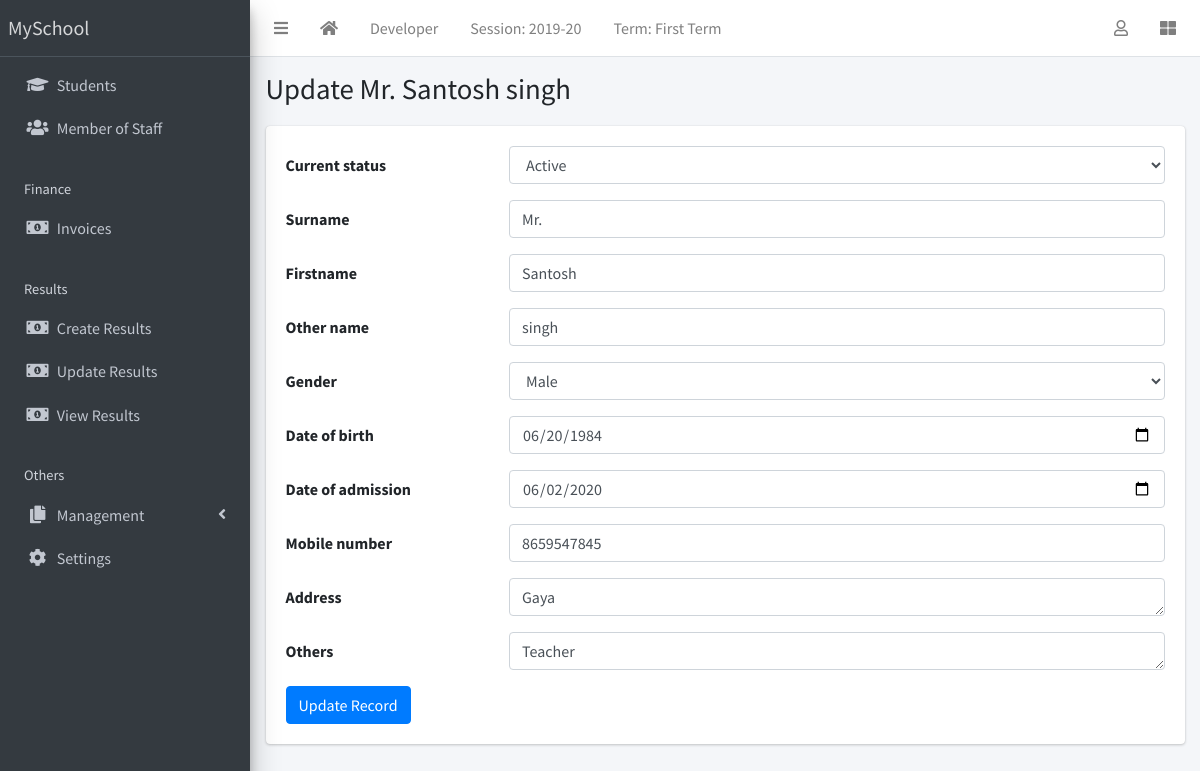
Screenshot of /staff/1/update/ with the database file from the repository.
### corecode/models.py (models this page shows, shortened)
class AcademicSession(models.Model):
    name = models.CharField(max_length=200,unique=True)
    current = models.BooleanField()
    class Meta:
        ordering = ['-name']

class AcademicTerm(models.Model):
    name = models.CharField(max_length=20,unique=True)
    current = models.BooleanField()
    class Meta:
        ordering = ['name']

### staffs/models.py (models this page shows, shortened)
class Staff(models.Model):
    STATUS = [
        ('active','Active'),
        ('inactive','Inactive')
    ]
    GENDER = [
        ('male','Male'),
        ('female','Female')
    ]
    current_status = models.CharField(max_length=10,choices=STATUS,default='active')
    surname = models.CharField(max_length=200)
    firstname = models.CharField(max_length=200)
    other_name = models.CharField(max_length=200)
    gender = models.CharField(max_length=10,choices=GENDER,default='male')
    date_of_birth = models.DateField(default=timezone.now)
    date_of_admission =models.DateField(default=timezone.now)
    mobile_number = models.CharField(max_length=15,blank=True)
    address = models.TextField(blank=True)
    others = models.TextField(blank=True)
    def __str__(self):
        return f'{self.surname} {self.firstname} {self.other_name}'

### staffs/views.py (the view)
# urls.py: path('<int:pk>/update/',StaffUpdateView.as_view(),name='staff-update'),
class StaffUpdateView(SuccessMessageMixin, UpdateView):
    model = Staff
    fields = '__all__'
    success_message = 'Record successfully Updated'
    def get_form(self):
        form = super(StaffUpdateView,self).get_form()
        form.fields['date_of_birth'].widget = widgets.DateInput(attrs={'type':'date'})
        form.fields['date_of_admission'].widget = widgets.DateInput(attrs={'type':'date'})
        form.fields['address'].widget =widgets.Textarea(attrs={'rows':1})
        form.fields['others'].widget = widgets.Textarea(attrs={'rows':1})
        return form

### corecode/context_processors.py (called while the page is built)
def site_defaults(request):
    current_session = AcademicSession.objects.get(current=True)
    current_term = AcademicTerm.objects.get(current=True)
    vals = SiteConfig.objects.all()
    contexts ={
        'current_session':current_session.name,
        'current_term':current_term.name
    }
    for val in vals:
        contexts[val.key] = val.value
    return contexts

### staffs/templates/staffs/staff_form.html (shortened to what this page needs)
{% extends 'corecode/base.html' %}
{% block title %}
  {% if object %}
    Update {{ object }}
  {% else %}
    Add New Staff
  {% endif %}
{% endblock title %}
{% block content %}
  <form  method="post">
    {% include 'corecode/form_snippet.html' %}
    {% if object %}
      <input type="submit" class="btn btn-primary" value="Update Record">
    {% else %}
      <input type="submit" class="btn btn-primary" value="Add New Staff">
    {% endif %}
  </form>
{% endblock content %}

### corecode/templates/corecode/base.html (shortened to what this page needs)
{% load static %}
<!DOCTYPE html>
<html lang="en" dir="ltr">
  <head>
    <link href="https://stackpath.bootstrapcdn.com/bootstrap/4.5.0/css/bootstrap.min.css" rel="stylesheet">
    <link rel="stylesheet" href="{% static 'plugins/fontawesome-free/css/all.min.css' %}">
<link rel="stylesheet" href="{% static 'plugins/toastr/toastr.min.css' %}">
<link rel="stylesheet"
  href="{% static 'plugins/overlayScrollbars/css/OverlayScrollbars.min.css' %}">
<link rel="stylesheet" href="{% static 'plugins/DataTables/datatables.min.css' %}" />
<link rel="stylesheet" href="{% static 'dist/css/adminlte.min.css' %}">
  </head>
  <body class="hold-transition sidebar-mini layout-fixed layout-navbar-fixed layout-footer-fixed">
      <div class="wrapper">
        <nav class="main-header navbar navbar-expand navbar-white navbar-light">
          <ul class="navbar-nav">
            <li class="nav-item">
              <a class="nav-link" href="#" data-widget="pushmenu" role="button"><i class="fas fa-bars"></i></a>
            </li>
            <li class="nav-item d-none d-sm-inline-block">
              <a href="{% url 'home' %}" class="nav-link"><i class="fa fa-home"></i></a>
            </li>
            <li class="nav-item d-none d-sm-inline-block">
              <a href="{% url 'developer' %}" class="nav-link">Developer</a>
            </li>
            <li class="nav-item d-none d-sm-inline-block">
              <a href="{% url 'current-session'%}" class="nav-link">Session: {{current_session}}</a>
            </li>
            <li class="nav-item d-none d-sm-inline-block">
              <a href="{% url 'current-session' %}" class="nav-link">Term: {{current_term}}</a>
            </li>
          </ul>
          <ul class="navbar-nav ml-auto">
            <li class="nav-item dropdown">
              <a href="#" class="nav-link" data-toggle="dropdown">
                <i class="far fa-user"></i>
              </a>
            </li>
            <li class="nav-item">
              <a href="#" class="nav-link" data-widget="control-sidebar" data-side="true"
              role="button"><i class="fas fa-th-large"></i></a>
            </li>
          </ul>
        </nav>
        <aside class="main-sidebar sidebar-dark-primary elevation-4">
          <a href="#" class="brand-link">{{ school_name | default:"MySchool"}}</a>
          <div class="sidebar">
            <nav class="mt-2">
              <ul class="nav nav-pills nav-sidebar flex-column" data-widget="treeview" role="menu" data-accordion="false">
                <li class="nav-item">
                  <a href="{% url 'student-list' %}" class="nav-link">
                    <i class="nav-icon fas fa-graduation-cap"></i>
                    <p>Students</p>
                    </a>
                </li>
                <li class="nav-item">
                  <a href="{% url 'staff-list' %}" class="nav-link">
                    <i class="nav-icon fas fa-users"></i>
                    <p>Member of Staff</p>
                    </a>
                </li>
                <li class="nav-header">Finance</li>
                  <li class="nav-item">
                    <a href="{% url 'invoice-list' %}" class="nav-link">
                      <i class="nav-icon fas fa-money-bill-alt"></i>
                      <p>Invoices</p>
                      </a>
                  </li>
                  <li class="nav-header">Results</li>
                    <li class="nav-item">
                      <a href="{% url 'create-result' %}" class="nav-link">
                        <i class="nav-icon fas fa-money-bill-alt"></i>
                        <p>Create Results</p>
                        </a>
                    </li>
                    <li class="nav-item">
                      <a href="{% url 'edit-results' %}" class="nav-link">
                        <i class="nav-icon fas fa-money-bill-alt"></i>
                        <p>Update Results</p>
                        </a>
                    </li>
                    <li class="nav-item">
                      <a href="{% url 'view-results' %}" class="nav-link">
                        <i class="nav-icon fas fa-money-bill-alt"></i>
                        <p>View Results</p>
                        </a>
                    </li>
                    <li class="nav-header">Others</li>
                      <li class="nav-item has-treeview">
                        <a href="#" class="nav-link">
                          <i class="nav-icon fas fa-copy"></i>
                          <p>Management</p>
                          <i class="fas fa-angle-left right"></i>
                          </a>
                      </li>
                      <li class="nav-item">
                        <a href="{% url 'configs' %}" class="nav-link">
                          <i class="nav-icon fas fa-cog"></i>
                          <p>
                            Settings
                          </p>
                        </a>
                      </li>
                    </ul>
                  </nav>
                </div>
              </aside>
                <div class="content-wrapper">
                  <section class="content-header">
                    <div class="container-fluid">
                      <div class="row mb-1">
                        <div class="col-sm-8">
                          <h1>{% block title %}{% endblock title %}</h1>
                        </div>
                        <div class="col-sm-4">
                        </div>
                      </div>
                    </div>
                  </section>
                  <section class="content">
                    <div class="container-fluid">
                      <div class="row">
                        <div class="col-md-12">
                          {% block fullcard %}
                          <div class="card">
                            <div class="card-body">
                              <div class="row">
                                <div class="col">
                                  {% block content %}
                                  {% endblock content %}
                                </div>
                              </div>
                            </div>
                          </div>
                          {% endblock fullcard %}
                        </div>
                      </div>
                    </div>
                  </section>
                </div>
              </div>
            </body>
            </html>

### corecode/templates/corecode/form_snippet.html (shortened to what this page needs)
{% load widget_tweaks %}
{% for field in form %}
  <div class="form-group row">
    <label for="{{field.auto_id}}" class="col-sm-3 col-form-label">
    {{ field.label }}
    </label>
    <div class="col-sm-9">
      {{ field | add_class:"form-control"}}
    </div>
  </div>
{% endfor %}

### rows the page displays
AcademicSession: name "2019-20"
AcademicTerm: name "First Term"
Staff: surname+firstname+other_name "Mr. Santosh singh", current_status "Active" "Mr." "Santosh" "singh" "Male" "06/20/1984" "06/02/2020" "8659547845" "Gaya" "Teacher"

### other values shown
{{ school_name | default:"MySchool" }} "MySchool"
{{ field.label }} "Current status" "Surname" "Firstname" "Other name" "Gender" "Date of birth" "Date of admission" "Mobile number" "Address" "Others"
